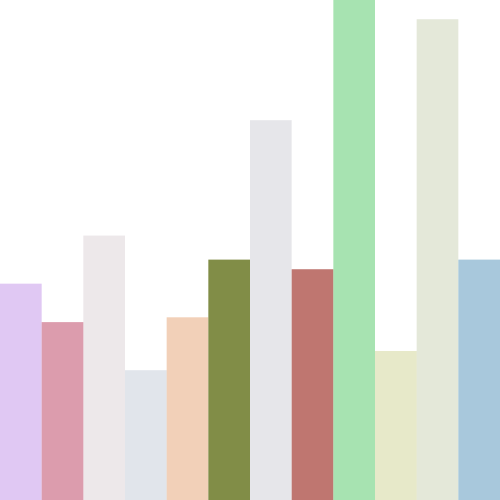
Frame 1 (no input)
Frame 60 (the mouse pressed at the canvas centre just before this capture): identical to frame 1, image omitted
Frame 120 (the mouse held since frame 60 and released just before this capture): identical to frame 1, image omitted

The Processing sketch that drew this single still picture (run headless with seeded random() and noise(); from frame 60 on, the mouse is pressed at the canvas centre):

// Processing sketch: arraysMin
// ── arraysMin.pde
void setup()
{
  size(500,500);
  background(255);
  for(int i=0; i<rainFall.length; i++)
  {
    println(months[i] + "\t"+ rainFall[i]);
  }
  for(String m:months)//for each loop
  {
    println(m);
  }
  println(maxIndex(rainFall));
  println(Sum(rainFall));
  println(Avg(rainFall));
  drawGraph(rainFall);
}

float Sum(float[] arr)
{
  float sum=0;
  for(float r:rainFall)//for each loop
  {
    sum+=r;
  }
  return sum;
}

float Avg(float[] arr)
{
  float sum=Sum(arr);// second Sum is the array from previous function SUM.
  
  return sum/(float)arr.length;
}

int maxIndex(float[] arr)
{
  float max = Float.MIN_VALUE;
  int pos = -1;
  for(int i=0; i<arr.length; i++)
  {
   if(arr[i]> max)
     {
       max =arr[i];
       pos = i;
     }
  }
  return pos;
}
float[] rainFall = {45,37,55,27,38,50,79,48,104,31,100,50};
String[] months= {"Jan","Feb","March", "April","May", "June", "July","Aug","Sept","Oct","Nov","Dec"};
//float[] fa;

void drawGraph(float[] rainFall)
{
  float barWidth=(float)width/rainFall.length;
  float maxValue =rainFall[maxIndex(rainFall)];
  float scaleFactor=height/maxValue;
  for(int i=0; i<rainFall.length; i++)
  {
    noStroke();
    fill(random(25,225),random(25,225),random(25,225),random(25,255));
    float x=i*barWidth;
    rect(x,height, barWidth,-rainFall[i]*scaleFactor);
  }
  //fa = new float[20]; //new is used because arrays are objects in Java
  //fa[0] = 100.0f;
  //println(fa[1]);
}
void draw()
{
}
